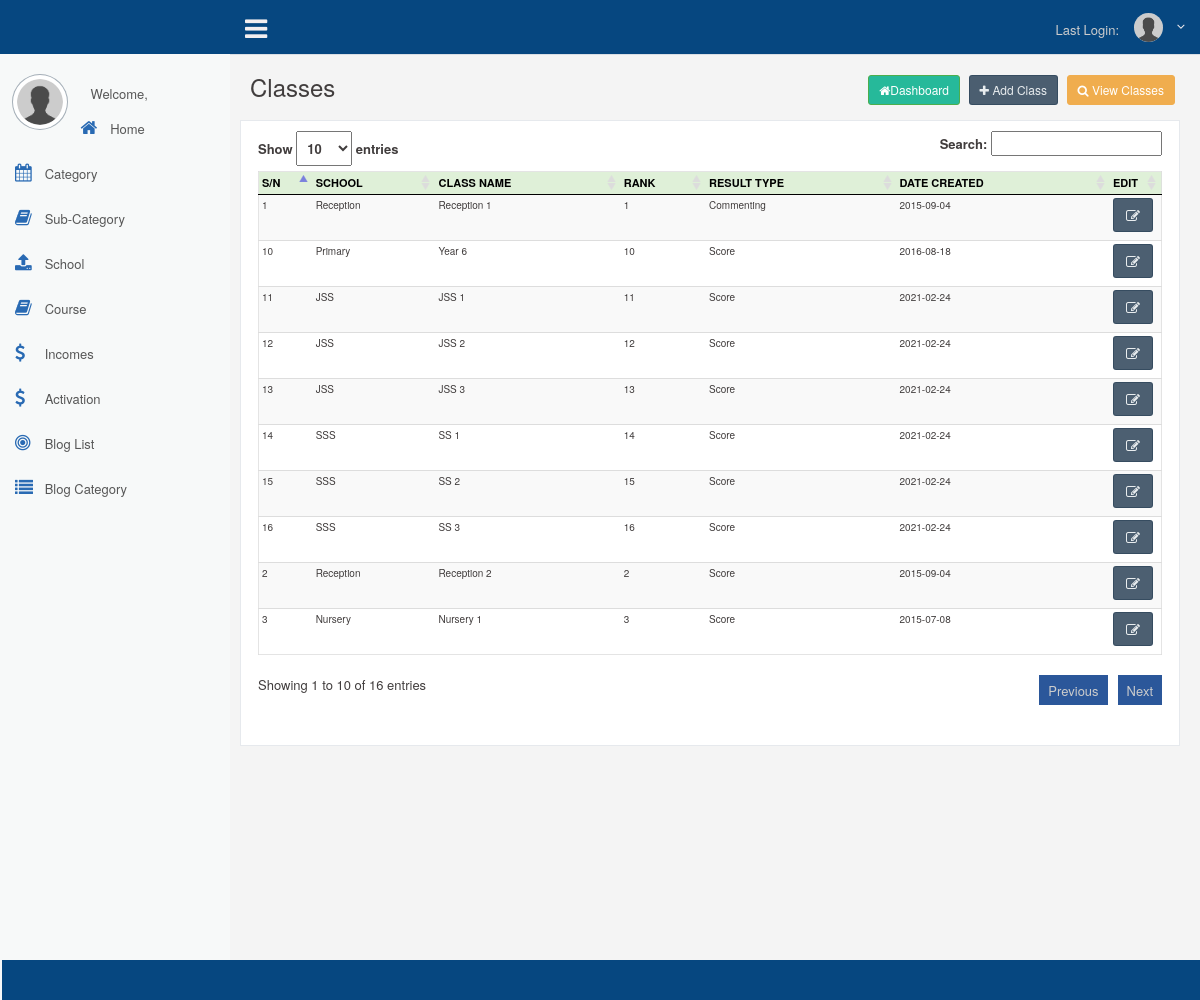
/classes.php (signed in), run on the app's committed database.
### tables this page shows
CREATE TABLE `classes` (
  `id` int(11) NOT NULL,
  `rank` int(11) NOT NULL,
  `class` varchar(20) NOT NULL,
  `xdate` date NOT NULL,
  `user` int(11) NOT NULL,
  `sch` int(11) NOT NULL,
  `schoolid` int(11) NOT NULL,
  `result_comment` int(11) NOT NULL
);

CREATE TABLE `schools` (
  `schoolid` int(11) NOT NULL,
  `school` varchar(50) NOT NULL,
  `regformat` varchar(10) NOT NULL,
  `user` int(11) NOT NULL,
  `xdate` date NOT NULL
);

### classes.php (the view, shortened to what this page needs)
<?php require_once("includes/session.php"); ?>
<?php
	$pg = mysqli_real_escape_string($db, $_GET['pg']);
	$sql = mysqli_real_escape_string($db, $_GET['sql']);
?>
<?php
	include("header.php");
?>
            <div class="right_col" role="main">
                <div class="">
                    <div class="page-title">
                        <div class="title_left">
                            <h3>Classes</h3>
                        </div>
                        <div class="title_right">
                            <div class="col-md-12 col-sm-12 col-xs-12 form-group pull-right top_search">
                             <a href="dashboard" class="btn btn-sm btn-success"><i class="fa fa-home"></i>Dashboard</a>
                             <a href="classes?pg=1" class="btn btn-sm btn-dark"><i class="fa fa-plus"></i> Add Class</a>
                             <a href="classes" class="btn btn-sm btn-warning"><i class="fa fa-search"></i> View Classes</a>
                            </div>
                        </div>
                    </div>
                    <div class="clearfix"></div>
                    <div class="row">
                        <div class="col-md-12 col-sm-12 col-xs-12">
                            <div class="x_panel" >
							<?php
								if ($pg == "")
										{
							?>
                                <span style="font-family:Arial, Helvetica, sans-serif;font-size:11px;color:#FF0000"><?php echo $sql; ?></span>
                                <table class="table table-striped responsive-utilities jambo_table" id="dataTables-example">
							<?php
										$select_content=("select * from classes c INNER JOIN schools s ON c.schoolid = s.schoolid order by c.rank asc");
										$content_result= mysqli_query($db, $select_content) or die(mysqli_error($db));
										$content = mysqli_fetch_assoc($content_result);
										$num_chk = mysqli_num_rows ($content_result);
										$k = 0
							?>
							<?php
							if ($num_chk == 0)
								{
							?>
												<tr>
													<td colspan="5"  align="center">No Record Found</td>
												</tr>
							<?php
							}
								else
							{
							?>
                            	<thead>
                                    <tr>
                                        <th>S/N</th>
                                        <th>School</th>
                                        <th>Class name</th>
                                        <th>Rank</th>
										<th>Result Type</th>
                                        <th>Date Created</th>
                                        <th>Edit</th>
                                    </tr>
                                    </thead>
                                    <tbody>
							<?php do {
										$k = $k + 1;
										?>
												<tr>
													<td><?php echo $k  ?></td>
													<td><?php  echo $content['school']?></td>
													<td><?php  echo $content['class']?></td>
													<td><?php  echo $content['rank']?></td>
													<td><?php  if($content['result_comment'] == 0){ echo "Score";} else{ echo "Commenting";} ?></td>
													<td><?php  echo ucfirst($content ['xdate'])?></td>
													<td width="5%"  style="font-weight:normal"><a href="classes?id=<?php echo ($content ['id'])?>&pg=7" target="_parent" class="btn btn-dark"><i class="fa fa-edit"></i></a></td>
												</tr>
										 <?php } while ($content = mysqli_fetch_assoc($content_result)); ?>
							<?php
								}
							?>
								</tbody>
								</table>
							<?php
							}
							?>
                            </div>
                        </div>
                    </div>
                </div>
               <?php include("includes/footer.php")?>

### data on the page
classes: schoolid.school "Reception", class "Reception 1", rank "1", result_comment "Commenting", schoolid.xdate "2015-09-04"
classes: schoolid.school "Reception", class "Reception 2", rank "2", result_comment "Score", schoolid.xdate "2015-09-04"
classes: schoolid.school "Nursery", class "Nursery 1", rank "3", result_comment "Score", schoolid.xdate "2015-07-08"
classes: schoolid.school "Primary", class "Year 6", rank "10", result_comment "Score", schoolid.xdate "2016-08-18"
classes: schoolid.school "JSS", class "JSS 1", rank "11", result_comment "Score", schoolid.xdate "2021-02-24"
classes: schoolid.school "JSS", class "JSS 2", rank "12", result_comment "Score", schoolid.xdate "2021-02-24"
classes: schoolid.school "JSS", class "JSS 3", rank "13", result_comment "Score", schoolid.xdate "2021-02-24"
classes: schoolid.school "SSS", class "SS 1", rank "14", result_comment "Score", schoolid.xdate "2021-02-24"
classes: schoolid.school "SSS", class "SS 2", rank "15", result_comment "Score", schoolid.xdate "2021-02-24"
classes: schoolid.school "SSS", class "SS 3", rank "16", result_comment "Score", schoolid.xdate "2021-02-24"
